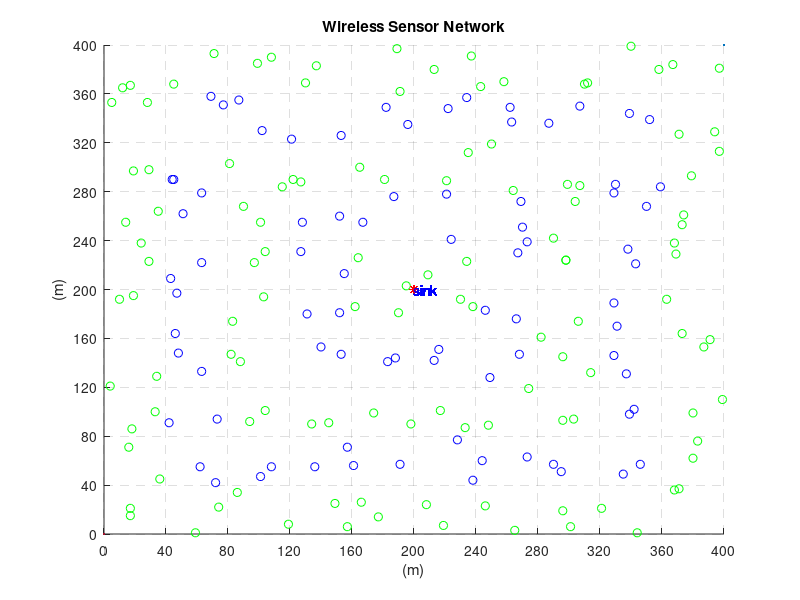

MATLAB code to generate this figure:
close all;
clear;
clc;
diary structural_deployment.txt
%%%%%%%%%%%%%%%%%%%% Network Establishment Parameters %%%%%%%%%%%%%%%%%%%%
% Field Dimensions in meters %
%Reading network parameters from the config text file
fid = fopen('config.txt');
C = textscan(fid, '%[^= ]%*[= ]%f', 'CommentStyle', '%');
fclose(fid);
xm = C{2}(strcmp(C{1}, 'xm')); %length of the network field in x-axis
ym = C{2}(strcmp(C{1}, 'ym')); %length of the network field in y-axis
r = C{2}(strcmp(C{1}, 'r')); %transmission radius of sensor nodes
nd = C{2}(strcmp(C{1}, 'nd')); % node density of network region
packets = C{2}(strcmp(C{1}, 'packets')); %number of packets to be transmitted by the source node
%Parameter settings%
x=0;
y=0; % added for better display results of the plot
% Number of Nodes in the field %
init_n=0; %to start the numbering of nodes
% Number of Dead Nodes in the beggining %
dead_nodes=0;
% threshold distance  %
d0=87;
% Coordinates of the Sink (location is predetermined in this simulation) %
sinkx=xm/2;
sinky=ym/2;

%%% Energy Values %%%
% Initial Energy of a Node (in Joules) % 
Eo=0.5; % units in Joules
% Energy required to run circuity (both for transmitter and receiver) %
Eelec=50*10^(-9); % units in Joules/bit
Efs=10*10^(-12);
% Transmit Amplifier Types %
Eamp=0.0013*10^(-12); % units in Joules/bit/m^2 (amount of energy spent by the amplifier to transmit the bits)
%average energy consumption
aec=0;
% Size of data package %
b=1024; % units in bits
xd=r;%Grid size in x-axis
yd=r; %Grid size in y-axis
k=r;
%%%%%%%%%%%%%%%%%%%%%%%%%%% End of Parameters %%%%%%%%%%%%%%%%%%%%%%%%%%%%
fprintf ( '\n Value for x-axis is %d', xm);
fprintf ( '\n Value for y-axis is:  %d', ym);
fprintf ( '\n The grid size is:  %d', r);
fprintf ( '\n The network density is:  %d', nd);
 nofrings= sinkx/k;
fprintf('\n No. of rings=%d', nofrings);
totalcells=0;total=0;
for i=1:nofrings
    R(i).no=i;
    upx=sinkx-(k*i);
    upy= sinky+(k*i);
    R(i).up=[upx, upy];
    lpx=sinkx+(k*i);
    lpy=sinky-(k*i);
    R(i).lp=[lpx ,lpy];
   fprintf('\n \n');
    fprintf('\n For %dth ring',R(i).no);
    fprintf('\n Upper coordinates are= %d, %d', R(i).up(1),R(i).up(2));
    fprintf('\n Lower coordinates are= %d ,%d', R(i).lp(1),R(i).lp(2));
    R(i).nocx= (lpx-upx)/k;            % no.of cells along x axis
    R(i).nocy= (upy-lpy)/k;            %no. of cells along y axis
    R(i).tcells= R(i).nocx*R(i).nocy;     %to calculate total cells within that specified upper and lower coords
   if i==1
    R(i).totalcells= R(i).tcells;  
   else 
       R(i).totalcells= R(i).tcells-R(i-1).tcells;  % to calculate total cells within that ring leaving out the cells in inner ring
   end
       
    fprintf('\n no. of cells= %d', R(i).totalcells);
t=1;
    
    %%%%%%%%%%%%%%%%%%%%%%%%%%%%%%%%%%%%%%%%%%%%%%%%%%%%%%%%%%%%
    %%%%%%%%%%%  finding cells within each ring along with their coords
    %%%%%%%%%%   C is a struct containing the cords of each cell in their
    %%%%%%%%%%   specific ring.
    fprintf(' \n The cells along with their upper and lower coordinates are: \n'); 
    
    for t=1: R(i).totalcells   %for  each cell inside the ring
        if(t==1)
            cux1=R(i).up(1);
            cuy1=R(i).up(2);
            R(i).C(t).up= [cux1 cuy1];
            clx2= R(i).up(1)+k;
            cly2= R(i).up(2)-k;
            R(i).C(t).lp=[clx2 cly2];
            R(i).C(t).cno=1;
            
        elseif (clx2< R(i).lp(1)) && (cuy1==R(i).up(2))
                 cux1=R(i).C(t-1).up(1)+k;
                cuy1=R(i).C(t-1).up(2);
                R(i).C(t).up= [cux1 cuy1];
                clx2= R(i).C(t-1).lp(1)+k;
                cly2= R(i).C(t-1).lp(2);
                 R(i).C(t).lp=[clx2 cly2];
                 R(i).C(t).cno=R(i).C(t-1).cno+1;
        elseif (cly2> R(i).lp(2)) && (clx2==R(i).lp(1))
                 cux1=R(i).C(t-1).up(1);
                cuy1=R(i).C(t-1).up(2)-k;
                R(i).C(t).up= [cux1 cuy1];
                clx2= R(i).C(t-1).lp(1);
                cly2= R(i).C(t-1).lp(2)-k;
                 R(i).C(t).lp=[clx2 cly2];
                 R(i).C(t).cno=R(i).C(t-1).cno+1;
        elseif (cux1 > R(i).up(1)) && (cly2==R(i).lp(2))
               cux1=R(i).C(t-1).up(1)-k;
                cuy1=R(i).C(t-1).up(2);
                R(i).C(t).up= [cux1 cuy1];
                clx2= R(i).C(t-1).lp(1)-k;
                cly2= R(i).C(t-1).lp(2);
                 R(i).C(t).lp=[clx2 cly2];
                 R(i).C(t).cno=R(i).C(t-1).cno+1;
         else
                 cux1=R(i).C(t-1).up(1);
                cuy1=R(i).C(t-1).up(2)+k;
                R(i).C(t).up= [cux1 cuy1];
                clx2= R(i).C(t-1).lp(1);
                cly2= R(i).C(t-1).lp(2)+k;
                 R(i).C(t).lp=[clx2 cly2];
                 R(i).C(t).cno=R(i).C(t-1).cno+1;
        end
        fprintf('  %dth:(%d, %d)  & (%d,%d),',R(i).C(t).cno, R(i).C(t).up(1),R(i).C(t).up(2),R(i).C(t).lp(1), R(i).C(t).lp(2));
    end
    % to decide about the color of sensor nodes in the rings %%%%%%%%%%
    if mod(i,2)==0
        col='ob';
    else
        col='og';
    end

     % Plotting the WSN %
    nc=round(xd*yd*nd); %find out number of nodes in each cell
    for tn=1: R(i).totalcells %to plot sensor nodes in each cell
        for z=init_n+1:init_n+nc   % for each sensor node that gets added by every init+1 sensor in each cell
            SN(z).id=z;	% sensor's ID number
            SN(z).x=randi([R(i).C(tn).up(1)+1,R(i).C(tn).lp(1)-1],1,1); % rand(1,1)*xd;	% X-axis coordinates of sensor node, + and - to not allow any node on the boundary
            SN(z).y=randi([R(i).C(tn).lp(2)+1,R(i).C(tn).up(2)-1],1,1);%rand(1,1)*yd;	% Y-axis coordinates of sensor node
            SN(z).E=Eo;     % nodes energy levels (initially set to be equal to "Eo"
            SN(z).role=0;   % node acts as normal if the value is '0', if elected as a cluster head it  gets the value '1' (initially all nodes are normal)
            SN(z).cluster=0;	% the cluster which a node belongs to
            SN(z).cond=1;	% States the current condition of the node. when the node is operational its value is =1 and when dead =0
            SN(z).rop=0;	% number of rounds node was operational
            SN(z).rleft=0;  % rounds left for node to become available for Cluster Head election
            SN(z).dtch=0;	% nodes distance from the cluster head of the cluster in which he belongs
            SN(z).dts=0;    % nodes distance from the sink
            SN(z).tel=0;	% states how   many times the node was elected as a Cluster Head
            SN(z).rn=0;     % round node got elected as cluster head
            SN(z).chid=0;   % node ID of the cluster head which the "i" normal node belongs to
            SN(z).packets=60; %maximum number of packets that can be sent in the transmission
            SN(z).cttrsmn=0; %counter for transmission is for counting how many times the node is selected for transmission
            init_n=z; %to start the count of nodes in thr nrxt cell from next sensor number and not from 1 again
            
            hold on;
            figure(1)
            plot(x,y,xm,ym,SN(z).x,SN(z).y,col,sinkx,sinky,'*r');
            text(sinkx, sinky,'sink', 'Color','b');
            title 'Wireless Sensor Network'
            xlabel '(m)';
            ylabel '(m)';
             grid on
             
        end
        %     xd=40;
        tickvalues= min(x):xd:max(xm);
        set(gca, 'XTick',tickvalues,'GridLineStyle','--');
%         set(gca,'GridLineStyle','--')
        %     yd=40
        tickValues2 = min(y):yd:max(ym);
        set(gca,'YTick',tickValues2,'GridLineStyle','--');
        
        xtickangle(45);
%         ytickangle(45);

    end
end
saveas(gcf,'structuraldeployment.jpg');
n=z; %no.of nodes
          %%%%%%%%%to calculate the nodes within each cell%%%%%%%%%%%%%%% 
        for i=1:nofrings
            for t=1:R(i).totalcells
                 R(i).C(t).nodeloc=[];
                 R(i).C(t).nodeid=[];
                 nod=0;           %to count number of nodes inside each cell
                for  s=1:n 
                if (SN(s).x>=R(i).C(t).up(1)) && (SN(s).x<=R(i).C(t).lp(1)) && (SN(s).y<=R(i).C(t).up(2)) && (SN(s).y>=R(i).C(t).lp(2))
                    nod=nod+1; 
                    R(i).C(t).nodeloc=[R(i).C(t).nodeloc SN(s).x  SN(s).y]; % R is a struct and nodeloc stores the location of each node  within the ring 
                    R(i).C(t).nodeid= [R(i).C(t).nodeid SN(s).id];
                end
                R(i).C(t).nodes=nod;
            end
            end
        end
    %%%%%%%%%%%%%%%%%%%%%%%%%%%%%%%%%%%%%%%%%%%%%%%%%%%%%%%%%%%%%%%%%%%
    %%%%%%%%%%%%%%%%%%%%%%%%%%%%%%%%%%%%%%%%%%%%%%%%%%%%%%%%%%%%%%%%%%%
    %%%calculating number of nodes within each ring and their location
    for i=1:nofrings
    R(i).nodeloc=[];R(i).nodeid=[];
    count=0; %to calculate the no. of nodes within a ring
        for j=1:n                    %loop to find out nodes inside the ring
        if(i==1)
            if(SN(j).x>=R(i).up(1) & SN(j).x<=R(i).lp(1) & SN(j).y <=R(i).up(2) & SN(j).y>=R(i).lp(2))
            count=count+1;
             SN(j).rno=i;
            R(i).nodeloc=[R(i).nodeloc SN(j).x  SN(j).y]; % R is a struct and nodeloc stores the location of each node  within the ring 
            R(i).nodeid= [R(i).nodeid SN(j).id];  
%             fprintf('%dth:(%d, %d) , ', SN(j).id, R(count).nodeloc(1), R(count).nodeloc(2));
            end
        else
           if((SN(j).x>=R(i).up(1) && SN(j).x<=R(i).lp(1) & SN(j).y <=R(i).up(2) & SN(j).y>=R(i).lp(2)) & ~(SN(j).x>R(i-1).up(1) & SN(j).x<R(i-1).lp(1) & SN(j).y <R(i-1).up(2) & SN(j).y>R(i-1).lp(2)))
             count=count+1;
              SN(j).rno=i;
              R(i).nodeloc=[R(i).nodeloc SN(j).x  SN(j).y];
                R(i).nodeid= [R(i).nodeid SN(j).id];
%               fprintf('%dth :(%d, %d) ', SN(j).id, R(count).nodeloc(1), R(count).nodeloc(2));
           end
          
        end     
        end
    R(i).ct=count;         %calculate no. of nodes within each ring
    fprintf('\n total no. of nodes in this ring is %d  ', R(i).ct);
    total=R(i).ct+total;
    fprintf('\n the nodes in this ring with id and loc are :\n' );
    for cn=1:count
            fprintf('%dth:(%d, %d) , ', R(i).nodeid(cn), R(i).nodeloc(cn), R(i).nodeloc(cn+1));
    end
    end
    
    %%%%%%%%%%%%%%%%%%%%%%%%%%%%%%%%%%%%%%%%%%%%%%%%%%%%%%%%%%%%%%%%%%%%%%
%%%%%%%finding neighbor nodes of each cell in each ring
%%%%%%%%%%%%%%%%%%%%%%%%%%%%%%%%%%%%%%%%%%%%%%%%%%%%%%%%%%%%%%%%%%%%
for i=1:nofrings
   fprintf('\n for ring %d : ', i); 
     maxn=8; 
      for j=1: R(i).totalcells
       ncno=0;
     fprintf('\n for cell %d the neighbor cells are: ', R(i).C(j).cno);
      for nn=1: maxn
              if (nn==1)
                  ncupx= R(i).C(j).up(1)-k;
                  ncupy=R(i).C(j).up(2)+k;
                 R(i).C(j).NC(nn).up=[ncupx ncupy];
                  nclpx=R(i).C(j).up(1);
                  nclpy=R(i).C(j).up(2);
                   R(i).C(j).NC(nn).lp=[nclpx  nclpy];
                    R(i).C(j).NC(nn).ncno=ncno+1;
                  
              elseif (ncupx<(R(i).C(j).up(1)+k)) && (nclpy==R(i).C(j).up(2))
                  ncupx= R(i).C(j).NC(nn-1).up(1)+k;
                  ncupy=  R(i).C(j).NC(nn-1).up(2);
                   R(i).C(j).NC(nn).up= [ncupx ncupy];
                  nclpx=  R(i).C(j).NC(nn-1).lp(1)+k;
                  nclpy= R(i).C(j).NC(nn-1).lp(2);
                   R(i).C(j).NC(nn).lp=[nclpx nclpy];
                   R(i).C(j).NC(nn).ncno= R(i).C(j).NC(nn-1).ncno+1;
                  
              elseif(nclpy > (R(i).C(j).lp(2)-k ) && (nclpx== (R(i).C(j).lp(1)+k)))
                  ncupx= R(i).C(j).NC(nn-1).up(1);
                  ncupy=  R(i).C(j).NC(nn-1).up(2)-k;
                   R(i).C(j).NC(nn).up= [ncupx ncupy];
                  nclpx= R(i). C(j).NC(nn-1).lp(1);
                  nclpy= R(i).C(j).NC(nn-1).lp(2)-k;
                   R(i).C(j).NC(nn).lp=[nclpx nclpy];
                   R(i).C(j).NC(nn).ncno=R(i).C(j).NC(nn-1).ncno+1;
                  
              elseif (ncupx>(R(i).C(j).up(1)-k))
                   ncupx=R(i). C(j).NC(nn-1).up(1)-k;
                  ncupy=  R(i).C(j).NC(nn-1).up(2);
                   R(i).C(j).NC(nn).up= [ncupx ncupy];
                  nclpx= R(i). C(j).NC(nn-1).lp(1)-k;
                  nclpy= R(i).C(j).NC(nn-1).lp(2);
                   R(i).C(j).NC(nn).lp=[nclpx nclpy];
                   R(i).C(j).NC(nn).ncno=R(i).C(j).NC(nn-1).ncno+1;
                  
              else
                  ncupx= R(i).C(j).NC(nn-1).up(1);
                  ncupy=  R(i).C(j).NC(nn-1).up(2)+k;
                   R(i).C(j).NC(nn).up= [ncupx ncupy];
                  nclpx=  R(i).C(j).NC(nn-1).lp(1);
                  nclpy= R(i).C(j).NC(nn-1).lp(2)+k;
                   R(i).C(j).NC(nn).lp=[nclpx nclpy];
                   R(i).C(j).NC(nn).ncno=R(i).C(j).NC(nn-1).ncno+1;
              end
              fprintf('(%d, %d)(%d, %d)&',  R(i).C(j). NC(nn).up(1),  R(i).C(j).NC(nn).up(2) ,  R(i).C(j). NC(nn).lp(1),   R(i).C(j).NC(nn).lp(2)); 
%          
      end
      end
end
%%%%for each ring find the clusterhead in each cell
 clheads=0;
    for r=1:nofrings  %for each ring
        for c=1:R(r).totalcells  %for each cell in ring
            if (R(r).C(c).nodes >1)
                R(r).C(c).chead=R(r).C(c).nodeid(1);
                for no=2:R(r).C(c).nodes   %for comparing nodes present in cell
                    if (SN(R(r).C(c).nodeid(no)).E) > (SN(R(r).C(c).chead).E)
                            R(r).C(c).chead=R(r).C(c).nodeid(no);  
                    else if (SN(R(r).C(c).nodeid(no)).E) < (SN(R(r).C(c).chead).E)
                             R(r).C(c).chead=R(r).C(c).chead;    
                        else 
                            R(r).C(c).chead=R(r).C(c).nodeid(no);      
                        end
                    end
                end
                clheads=clheads+1;
                SN(R(r).C(c).chead).role=1;
            elseif (R(r).C(c).nodes ==1)  %if there is only one node, that will be the clhead
              R(r).C(c).chead=R(r).C(c).nodeid(1); 
              clheads=clheads+1;
              SN(R(r).C(c).nodeid(1)).role=1;
            else 
                R(r).C(c).chead=0; 
            end
        end
        
    end
    
   %%%%%%%%%%%%%%%%%to find the clusterhead in each neighboring node%%%%
     for i=1:nofrings
      for j=1: R(i).totalcells
      for nn=1:maxn
      if (i~=nofrings)
          for u=1:R(i+1).totalcells
              if ((R(i).C(j). NC(nn).up(1)== R(i+1).C(u).up(1)) & (R(i).C(j). NC(nn).up(2)== R(i+1).C(u).up(2)))
                 R(i).C(j).NC(nn).nodeid= R(i+1).C(u).nodeid;
                 R(i).C(j).NC(nn).nodes= R(i+1).C(u).nodes;
                  R(i).C(j).NC(nn).chead= R(i+1).C(u).chead;
                   R(i).C(j).NC(nn).rno=i+1;
                    R(i).C(j).NC(nn).cno= R(i+1).C(u).cno;
              end
          end
      end
      for v=1:R(i).totalcells
          if ((R(i).C(j). NC(nn).up(1)== R(i).C(v).up(1)) & (R(i).C(j). NC(nn).up(2)== R(i).C(v).up(2)))
              R(i).C(j).NC(nn).nodeid= R(i).C(v).nodeid;
              R(i).C(j).NC(nn).nodes= R(i).C(v).nodes;
              R(i).C(j).NC(nn).chead= R(i).C(v).chead;
                  R(i).C(j).NC(nn).rno=i;
                  R(i).C(j).NC(nn).cno= R(i).C(v).cno;
          end
      end
      if (i~=1)
      for z=1:R(i-1).totalcells
          if ((R(i).C(j). NC(nn).up(1)== R(i-1).C(z).up(1)) & (R(i).C(j). NC(nn).up(2)== R(i-1).C(z).up(2)))
              R(i).C(j).NC(nn).nodeid= R(i-1).C(z).nodeid;
              R(i).C(j).NC(nn).nodes= R(i-1).C(z).nodes;
              R(i).C(j).NC(nn).chead= R(i-1).C(z).chead;
                  R(i).C(j).NC(nn).rno=i-1;
                  R(i).C(j).NC(nn).cno= R(i-1).C(z).cno;
          end
      end
      end
      end 
    if i==nofrings
          for nk=1:maxn
           t= isempty(R(i).C(j).NC(nk).chead);
           if t==1
                R(i).C(j).NC(nk).nodes=0;
               R(i).C(j).NC(nk).nodeid=0;
               R(i).C(j).NC(nk).chead=0;
               R(i).C(j).NC(nk).rno=0;
               R(i).C(j).NC(nk).cno=0;
           end
          end
    end
      end
     end

fprintf('\n total no. of nodes %d \n', total);